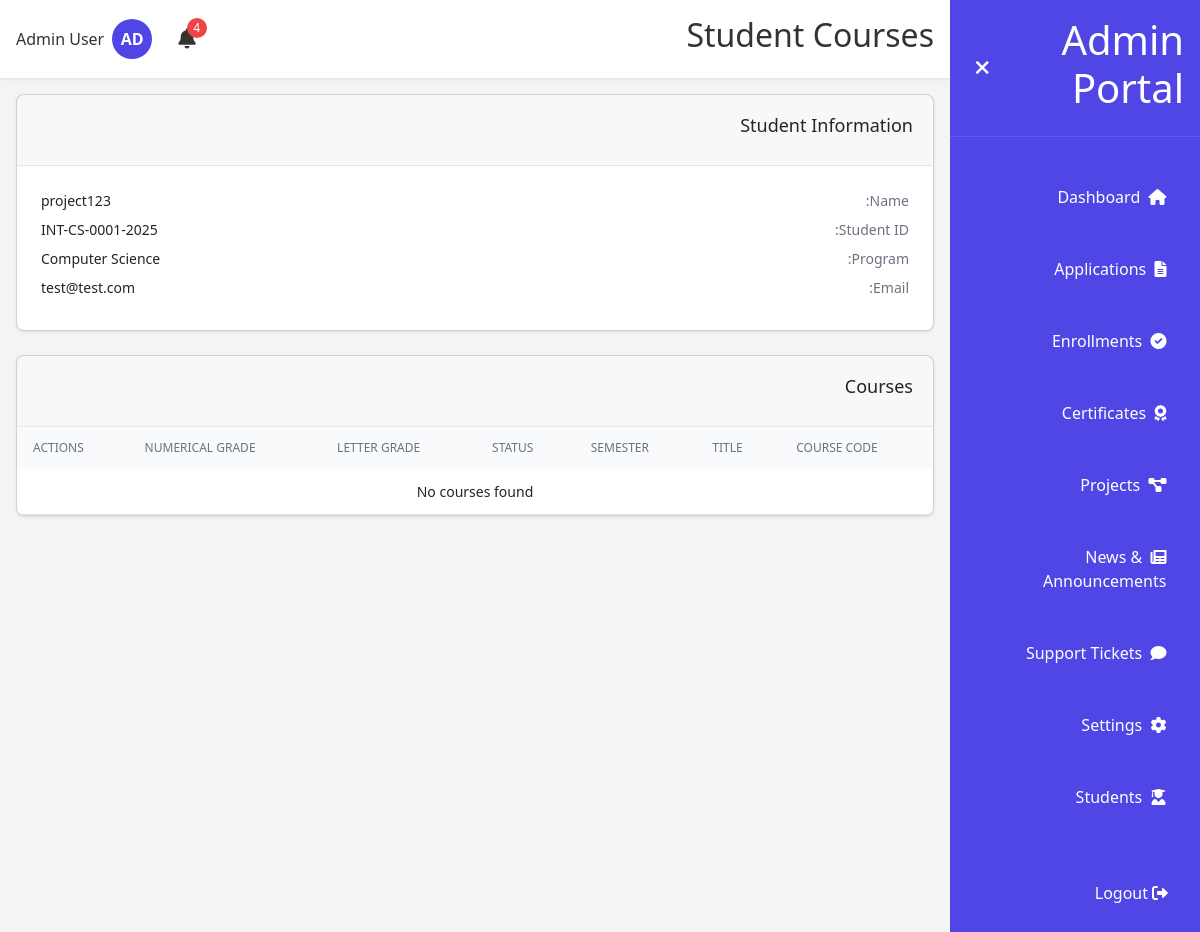
Screenshot of /admin/student/2/courses (signed in) with the database file from the repository.
### models.py (models this page shows, shortened)
class User(db.Model, UserMixin):
    __tablename__ = 'user'
    __table_args__ = {'extend_existing': True}
    id = db.Column(db.Integer, primary_key=True)
    email = db.Column(db.String(120), unique=True, nullable=False)
    password_hash = db.Column(db.String(128), nullable=False)
    full_name = db.Column(db.String(100), nullable=False)
    phone = db.Column(db.String(20), nullable=True)
    nationality = db.Column(db.String(50), nullable=True)
    education = db.Column(db.String(50), nullable=True)
    role = db.Column(db.String(20), default='student')
    created_at = db.Column(db.DateTime, default=datetime.utcnow)
    applications = db.relationship('Application', backref='user', lazy=True)
    documents = db.relationship('Document', backref='user', lazy=True)
    certificates = db.relationship('Certificate', backref='user', lazy=True)
    tickets = db.relationship('Ticket', backref='user', lazy=True)
    notifications = db.relationship('Notification', backref='user', lazy=True)
    def is_admin(self):
        return self.role == 'admin'

class StudentID(db.Model):
    __tablename__ = 'student_id'
    __table_args__ = {'extend_existing': True}
    id = db.Column(db.Integer, primary_key=True)
    student_id = db.Column(db.String(20), unique=True, nullable=False)
    application_id = db.Column(db.Integer, db.ForeignKey('application.id'), unique=True, nullable=False)
    application = db.relationship('Application', backref='student_id', lazy=True)
    created_at = db.Column(db.DateTime, default=datetime.utcnow)

class Application(db.Model):
    __tablename__ = 'application'
    __table_args__ = {'extend_existing': True}
    id = db.Column(db.Integer, primary_key=True)
    app_id = db.Column(db.String(20), unique=True, nullable=False)
    user_id = db.Column(db.Integer, db.ForeignKey('user.id'), nullable=False)
    program = db.Column(db.String(200), nullable=False)  # This stores the program name
    program_id = db.Column(db.Integer, db.ForeignKey('programs.id'), nullable=True)
    program_relation = db.relationship('Program', backref='applications', lazy=True)
    status = db.Column(db.String(50), default='Pending Review')
    payment_status = db.Column(db.String(20), default='Pending')
    date_submitted = db.Column(db.DateTime, default=datetime.utcnow)

### run.py (the view, shortened to what this page needs)
@app.route('/admin/student/<int:user_id>/courses')
@login_required
def admin_student_courses(user_id):
    if not current_user.is_admin():
        return redirect(url_for('student_dashboard'))
    student = User.query.get_or_404(user_id)
    student_id_obj = StudentID.query.join(Application).filter(
        Application.user_id == user_id
    ).first()
    if not student_id_obj:
        flash('Student has no university ID assigned.', 'warning')
        return redirect(url_for('admin_students'))
    application = student_id_obj.application
    program_name = application.program
    courses = []
    program_parts = program_name.split(' in ')
    return render_template('admin/student_courses.html',
                         student=student,
                         student_id=student_id_obj.student_id,
                         program=program_name,
                         courses=courses)

### run.py (called while the page is built)
@login_manager.user_loader
def load_user(user_id):
    return User.query.get(int(user_id))

@app.template_filter('time_ago')
def time_ago_filter(time):
    now = datetime.utcnow()
    diff = now - time
    seconds = diff.total_seconds()
    if seconds < 60:
        return "just now"
    elif seconds < 3600:
        minutes = int(seconds / 60)
        return f"{minutes} minute{'s' if minutes > 1 else ''} ago"
    elif seconds < 86400:
        hours = int(seconds / 3600)
        return f"{hours} hour{'s' if hours > 1 else ''} ago"
    elif seconds < 604800:
        days = int(seconds / 86400)
        return f"{days} day{'s' if days > 1 else ''} ago"
    elif seconds < 2592000:
        weeks = int(seconds / 604800)
        return f"{weeks} week{'s' if weeks > 1 else ''} ago"
    else:
        return time.strftime("%Y-%m-%d")

@app.template_filter('slice')
def slice_filter(iterable, start, end=None):
    if end is None:
        return iterable[start:]
    return iterable[start:end]

@app.context_processor
def inject_now():
    return {'now': datetime.utcnow()}

@app.context_processor
def utility_processor():
    return {
        'now': datetime.now()
    }

### templates/admin/student_courses.html (shortened to what this page needs)
{% extends "admin_layout.html" %}
{% block page_title %}Student Courses{% endblock %}
{% block main_content %}
<div class="card mb-6">
    <div class="card-header">
        <h3>Student Information</h3>
    </div>
    <div class="card-body">
        <div class="info-row">
            <span class="info-label">Name:</span>
            <span class="info-value">{{ student.full_name }}</span>
        </div>
        <div class="info-row">
            <span class="info-label">Student ID:</span>
            <span class="info-value">{{ student_id }}</span>
        </div>
        <div class="info-row">
            <span class="info-label">Program:</span>
            <span class="info-value">{{ program }}</span>
        </div>
        <div class="info-row">
            <span class="info-label">Email:</span>
            <span class="info-value">{{ student.email }}</span>
        </div>
    </div>
</div>
<div class="card">
    <div class="card-header">
        <h3>Courses</h3>
    </div>
    <div class="table-container">
        <table class="full-width-table">
            <thead>
                <tr>
                    <th>Course Code</th>
                    <th>Title</th>
                    <th>Semester</th>
                    <th>Status</th>
                    <th>Letter Grade</th>
                    <th>Numerical Grade</th>
                    <th>Actions</th>
                </tr>
            </thead>
            <tbody>
                {% for item in courses %}
                    <tr>
                        <td>{{ item.course.code }}</td>
                        <td>{{ item.course.title }}</td>
                        <td>{{ item.semester }}</td>
                        <td>{{ item.enrollment_status }}</td>
                        <td>{{ item.grade or 'Not graded' }}</td>
                        <td>{{ item.grade_numeric if item.grade_numeric != None else 'N/A' }}</td>
                        <td>
                            {% if item.enrollment_id %}
                                <button type="button" class="btn primary"
                                        onclick="openGradeModal('{{ item.enrollment_id }}', '{{ item.course.title }}')">
                                    Update Grade
                                </button>
                            {% else %}
                                <form action="/admin/enroll_student" method="POST" class="inline-form">
                                    <input type="hidden" name="csrf_token" value="{{ csrf_token() }}">
                                    <input type="hidden" name="student_id" value="{{ student.id }}">
                                    <input type="hidden" name="course_id" value="{{ item.course.id }}">
                                    <button type="submit" class="btn outline">Enroll</button>
                                </form>
                            {% endif %}
                        </td>
                    </tr>
                {% else %}
                    <tr>
                        <td colspan="7" class="text-center">No courses found</td>
                    </tr>
                {% endfor %}
            </tbody>
        </table>
    </div>
</div>
{% endblock %}

### templates/admin_layout.html (shortened to what this page needs)
{% extends "base.html" %}
{% block content %}
<div class="dashboard-container">
    <div id="sidebar" class="sidebar">
        <div class="sidebar-header">
            <h1 id="sidebar-title">Admin Portal</h1>
            <button id="toggle-sidebar" class="btn-icon">
                <i class="fas fa-times"></i>
            </button>
        </div>
        <nav class="sidebar-nav">
            <ul class="nav-list">
                <li class="nav-item">
                    <a href="{{ url_for('admin_dashboard') }}" class="nav-link {% if request.endpoint == 'admin_dashboard' %}active{% endif %}">
                        <i class="fas fa-home"></i>
                        <span class="nav-text">Dashboard</span>
                    </a>
                </li>
                <li class="nav-item">
                    <a href="{{ url_for('admin_applications') }}" class="nav-link {% if request.endpoint == 'admin_applications' %}active{% endif %}" id="admin-applications-link">
                        <i class="fas fa-file-alt"></i>
                        <span class="nav-text">Applications</span>
                    </a>
                </li>
                <li class="nav-item">
                    <a href="{{ url_for('admin_enrollments') }}" class="nav-link {% if request.endpoint == 'admin_enrollments' %}active{% endif %}">
                        <i class="fas fa-check-circle"></i>
                        <span class="nav-text">Enrollments</span>
                    </a>
                </li>
                <li class="nav-item">
                    <a href="{{ url_for('admin_certificates') }}" class="nav-link {% if request.endpoint == 'admin_certificates' %}active{% endif %}">
                        <i class="fas fa-award"></i>
                        <span class="nav-text">Certificates</span>
                    </a>
                </li>
                <li class="nav-item">
                    <a href="{{ url_for('admin_projects') }}" class="nav-link {% if request.endpoint == 'admin_projects' %}active{% endif %}">
                        <i class="fas fa-project-diagram"></i>
                        <span class="nav-text">Projects</span>
                    </a>
                </li>
                <li class="nav-item">
                    <a href="{{ url_for('admin_news') }}" class="nav-link {% if request.endpoint == 'admin_news' %}active{% endif %}">
                        <i class="fas fa-newspaper"></i>
                        <span class="nav-text">News & Announcements</span>
                    </a>
                </li>
                <li class="nav-item">
                    <a href="{{ url_for('admin_tickets') }}" class="nav-link {% if request.endpoint == 'admin_tickets' %}active{% endif %}">
                        <i class="fas fa-comment"></i>
                        <span class="nav-text">Support Tickets</span>
                    </a>
                </li>
                <li class="nav-item">
                    <a href="{{ url_for('admin_settings') }}" class="nav-link {% if request.endpoint == 'admin_settings' %}active{% endif %}">
                        <i class="fas fa-cog"></i>
                        <span class="nav-text">Settings</span>
                    </a>
                </li>
                <li class="nav-item">
                    <a href="{{ url_for('admin_students') }}" class="nav-link {% if request.endpoint == 'admin_students' %}active{% endif %}">
                        <i class="fas fa-user-graduate"></i>
                        <span>Students</span>
                    </a>
                </li>
            </ul>
        </nav>
        <div class="logout-container">
            <a href="{{ url_for('logout') }}" class="nav-item">
                <i class="fas fa-sign-out-alt"></i>
                <span class="nav-text">Logout</span>
            </a>
        </div>
    </div>
    <div class="main-content">
        <header class="header">
            <div class="header-content">
                <h2 id="page-title">{% block page_title %}Dashboard{% endblock %}</h2>
                <div class="header-actions">
                    <div class="notification-container">
                        <button id="notification-btn" class="btn-icon">
                            <i class="fas fa-bell"></i>
                            {% set unread_notifications = current_user.notifications|selectattr('read', 'equalto', false)|list %}
                            {% if unread_notifications %}
                                <span id="notification-badge" class="notification-badge">{{ unread_notifications|length }}</span>
                            {% endif %}
                        </button>
                    </div>
                    <div class="user-container">
                        <div class="avatar">AD</div>
                        <span id="user-name" class="user-name">{{ current_user.full_name }}</span>
                    </div>
                </div>
            </div>
        </header>
        <main class="content">
            {% block main_content %}{% endblock %}
        </main>
    </div>
</div>
{% endblock %}

### rows the page displays
User: full_name "Admin User"
User: full_name "project123", email "test@test.com"
StudentID: student "2025-INT-CS-0001"
Application: program "Computer Science"

### other values shown
{{ unread_notifications|length }} "4"
